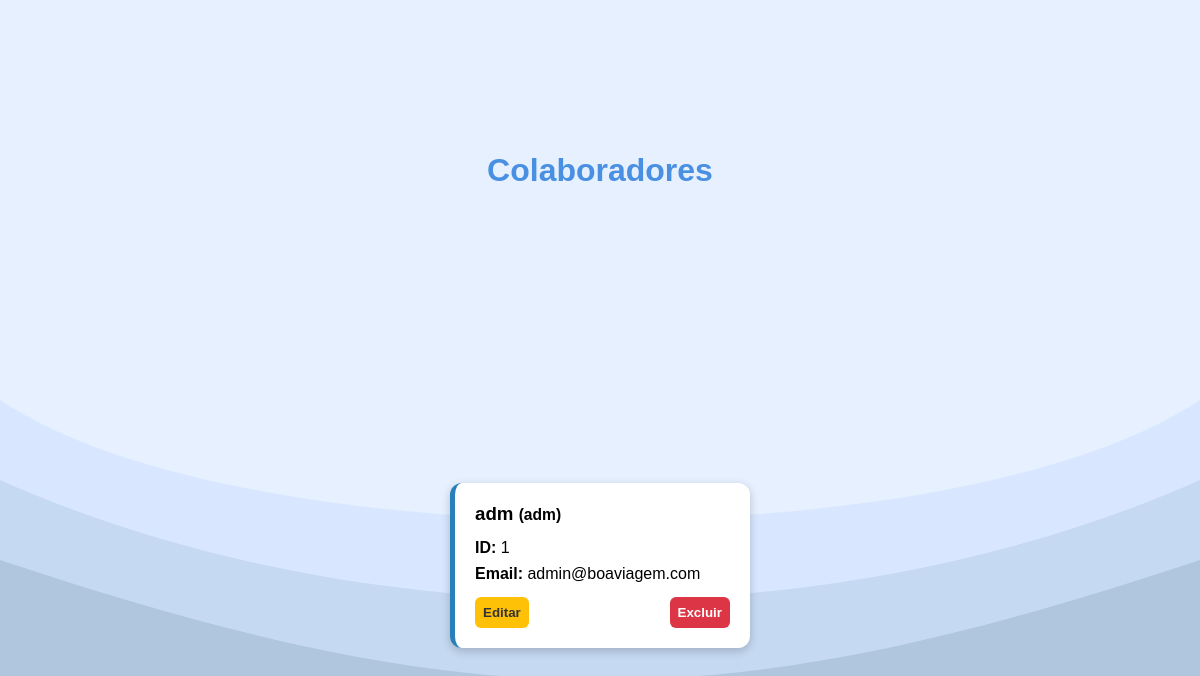
/adm/colaboradores, run on an earlier commit of the app's database.
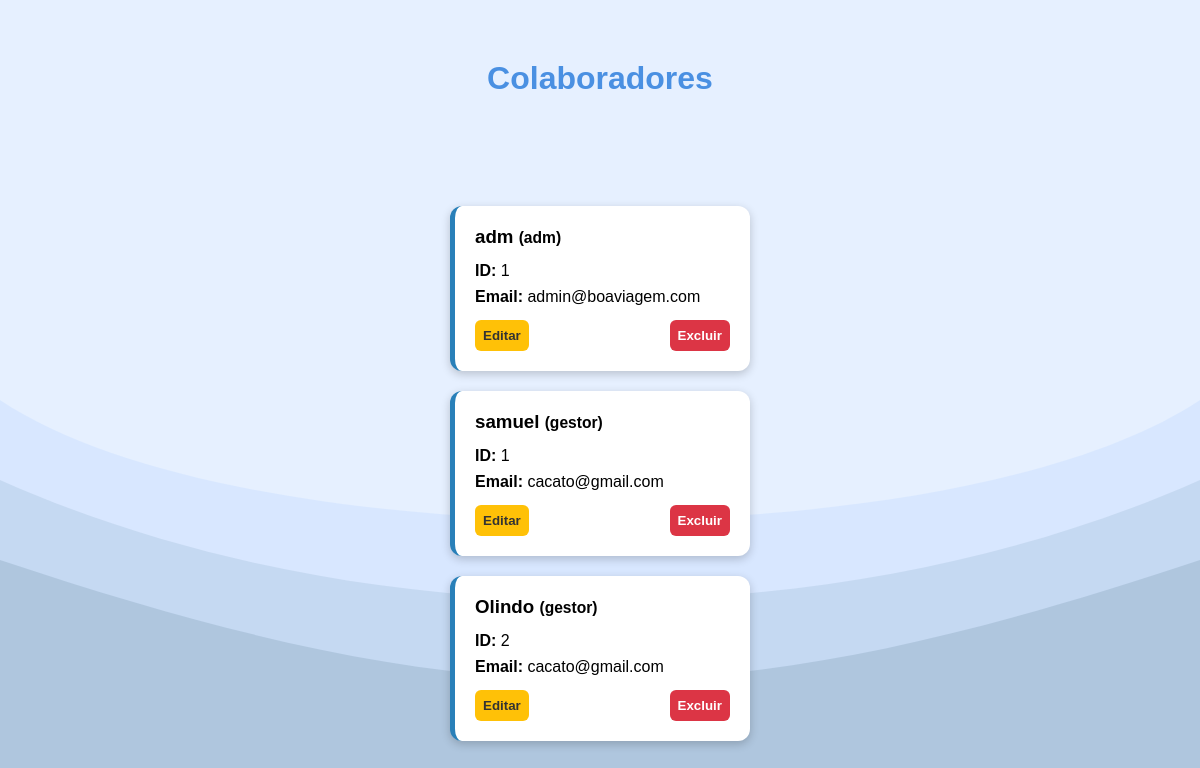
And on a later commit of the database.
### Database/models/adm.py (models this page shows)
class Adm(BaseModel):
    id_adm = AutoField()
    nome = CharField(max_length=150)
    email = CharField(max_length=150)
    senha = CharField(max_length=255)
    criado_em = DateTimeField(default=datetime.datetime.now)
    class Meta:
        table_name = "adm"

### Database/models/gestor.py (models this page shows)
class Gestor(BaseModel):
    id_gestor = AutoField()
    nome = CharField(max_length=150)
    email = CharField(max_length=150)
    senha = CharField(max_length=255)
    criado_em = DateTimeField(default=datetime.datetime.now)
    atualizado_em = DateTimeField(default=datetime.datetime.now)
    class Meta:
        table_name = "gestor"

### routes/adm.py (the view, shortened to what this page needs)
@rota_adm.route('/colaboradores', methods=['GET'])
def ver_colaboradores():
    validar_ususario()
    administradores = list(Adm.select().dicts())
    cuidadores = list(Cuidadores.select().dicts())
    gestores = list(Gestor.select().dicts())
    colaboradores = []
    for adm in administradores:
        colaboradores.append({
            'id': adm['id_adm'],
            'nome': adm['nome'],
            'cargo': 'adm',
            'email': adm.get('email', ''),
            'telefone': '',
            'turno': '',
            'data_contratacao': adm.get('criado_em')
        })
    for g in gestores:
        colaboradores.append({
            'id': g['id_gestor'],
            'nome': g['nome'],
            'cargo': 'gestor',
            'email': g['email'],
            'telefone': '',
            'turno': '',
            'data_contratacao': g.get('criado_em')
        })
    return render_template('adm/vercolaborador.html',colaboradores=colaboradores)

### routes/adm.py (called while the page is built)
def validar_ususario():
    if session.get("cargo") != "adm":
        return redirect(url_for('home.login'))

### templates/adm/vercolaborador.html (shortened to what this page needs)
<!doctype html>
<html lang="pt-br">
<head>
    <link href='https://unpkg.com/boxicons@2.1.4/css/boxicons.min.css' rel='stylesheet'>
    <link rel="stylesheet" href="{{ url_for('static', filename='css/vercolaborador.css') }}">
</head>
<body>
    <h1>Colaboradores</h1>
    <div class="grid-container">
        {% for colab in colaboradores %}
        <div class="card {{ colab.cargo }}">
            <h3>{{ colab.nome }} <small>({{ colab.cargo }})</small></h3>
            <p><strong>ID:</strong> {{ colab.id }}</p>
            {% if colab.email %}<p><strong>Email:</strong> {{ colab.email }}</p>{% endif %}
            <div class="buttons">
                <form action="{{ url_for('adm.editar_colaborador', cargo=colab.cargo, id=colab.id) }}" method="get" style="display:inline-block;">
                    <button type="submit" class="edit-btn">Editar</button>
                </form>
                <form action="{{ url_for('adm.excluir_colaborador', cargo=colab.cargo, id=colab.id) }}" method="post" style="display:inline-block;">
                    <button type="submit" class="delete-btn">Excluir</button>
                </form>
            </div>
        </div>
        {% endfor %}
    </div>
</body>
</html>

### static/css/vercolaborador.css (style rules this page uses)
* { margin: 0; padding: 0; box-sizing: border-box; }
body { display: grid; place-items: center; min-height: 100vh; background-color: #e6f0ff; background-size: cover; background-position: center; }
body { font-family: Arial, sans-serif; background-color: #e6f0ff; padding: 20px; }
h1 { text-align: center; color: #4a90e2; margin-bottom: 30px; }
.grid-container { display: grid; grid-template-columns: repeat(auto-fill, minmax(300px, 1fr)); gap: 20px; }
.card { background-color: #fff; padding: 20px; border-radius: 12px; box-shadow: 0 3px 10px rgba(0,0,0,0.2); border-left: 5px solid #2980b9; display: flex; flex-direction: column; justify-content: space-between; }
.card h3 { margin-top: 0; margin-bottom: 10px; }
.card p { margin: 4px 0; }
.card .buttons { margin-top: 10px; display: flex; justify-content: space-between; gap: 10px; }
.card button { flex: 1; padding: 8px; font-weight: bold; border: none; border-radius: 6px; cursor: pointer; transition: all 0.2s; }
.edit-btn { background-color: #ffc107; color: #333; }
.delete-btn { background-color: #dc3545; color: #fff; }

What changed in the data, as far as the page shows it:
added Gestor: nome "samuel", cargo "gestor", id "1", email "cacato@gmail.com"
added Gestor: nome "Olindo", cargo "gestor", id "2", email "cacato@gmail.com"
